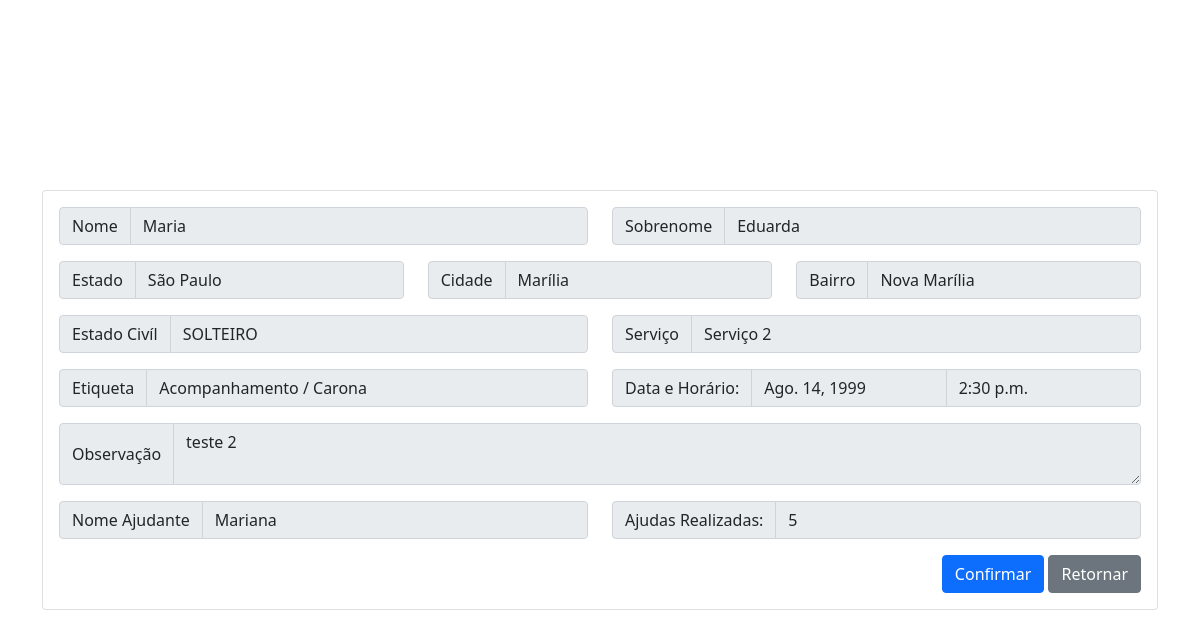
Page /confirmar/2 on the committed database.
### cadastro/models.py (models this page shows, shortened)
class Account(AbstractUser, PermissionsMixin):
    email = models.EmailField(verbose_name='email', max_length=60, unique=True)
    username = models.CharField(max_length=30)
    first_name = models.CharField(_('Nome'), max_length=150)
    last_name = models.CharField(_('Sobrenome'), max_length=150)
    estado = models.CharField(max_length=30, blank=True)
    cidade = models.CharField(max_length=50, blank=True)
    cep = models.CharField(verbose_name='CPF', max_length=10, blank=True)
    bairro = models.CharField(max_length=50, blank=True)
    rua = models.CharField(max_length=50, blank=True)
    numero_res = models.CharField(verbose_name='Número', max_length=6, blank=True)
    rg = models.CharField(verbose_name='RG',max_length=50, blank=True)
    cpf = models.CharField(verbose_name='CPF',max_length=50, blank=True)
    telefone = models.CharField(max_length=50, blank=True)
    estado_civil = models.CharField(max_length=10,
        choices=(
            ('', 'Estado Civíl'),
            ('CASADO', 'Casado(a)'),
            ('SOLTEIRO', 'Solteiro(a)'),
            ('DIVORCIADO', 'Divorciado(a)'),
            ('VIUVO', 'Viúvo(a)'),
            ('OUTROS', 'Outros')
        ), default=''
    )
    escolaridade = models.CharField(max_length=30, blank=True)
    sexo = models.CharField(max_length=10,
        choices=(
            ('', 'Sexo'),
            ('MASCULINO', 'Masculino'),
            ('FEMININO', 'Feminino')
        ), default=''
    )
    date_joined = models.DateTimeField(verbose_name='date joined', auto_now_add=True)
    last_login = models.DateTimeField(verbose_name='last login', auto_now=True)
    is_admin = models.BooleanField(default=False)
    is_active = models.BooleanField(default=True)
    is_staff = models.BooleanField(default=False)
    is_superuser = models.BooleanField(default=False)
    USERNAME_FIELD = 'email'
    REQUIRED_FIELDS = ['first_name', 'last_name']
    objects = MyAccountManager()

### servicos/models.py (models this page shows)
class ServicoSolicitado(models.Model):
    tags = (
        ('', 'Escolha uma Etiqueta'),
        ('1', 'Serviços da Casa'),
        ('2', 'Acompanhamento / Carona'),
        ('3', 'Compras'),
        ('4', 'Visita'),
        ('5', 'Diversos')
    )
    voluntario_id = models.ForeignKey(Voluntario, null=True, blank=True, on_delete=models.RESTRICT)
    idoso_id = models.ForeignKey(Idoso, on_delete=models.RESTRICT, blank=True)
    servsolicitado = models.CharField(verbose_name='Serviço', max_length=30)
    tagservico = models.CharField(verbose_name='Etiqueta', max_length=15, choices=tags, default='')
    data_compromisso = models.DateField(verbose_name='Data', null=False, blank=False)
    hora_compromisso = models.TimeField(verbose_name='Horário', null=False, blank=False)
    data_inicio = models.DateField(null=True, blank=True)
    data_fim = models.DateField(null=True, blank=True)
    hora_inicio = models.TimeField(null=True, blank=True)
    hora_fim = models.TimeField(null=True, blank=True)
    observacao = models.TextField(verbose_name='Observação', blank=True, null=False)
    confirmado = models.BooleanField(blank=True, null=True, default=False)

### servicos/views.py (the view)
# urls.py: path('confirmar/<int:servico_id>', views.confirmar, name='confirmar'),
def confirmar(request, servico_id):
    servico = get_object_or_404(ServicoSolicitado, pk=servico_id)
    idoso = Account.objects.filter(email=servico.idoso_id)[0]
    voluntario_fields = Account.objects.filter(email=servico.voluntario_id)[0]
    context = {
        'servico': servico,
        'user': idoso,
        'voluntario': voluntario_fields
    }
    if request.method == 'POST':
        servico.confirmado = True
        servico.save(update_fields=['confirmado'])
        return redirect('index')
    return render(request, 'confirmar.html', context)

### cadastro/models.py (called while the page is built)
    def __str__(self):
        return self.voluntario.email

    def __str__(self):
        return self.idoso.email

### servicos/templates/confirmar.html (shortened to what this page needs)
{% load static %}
<!DOCTYPE html>
<html lang="en">
<head>
    <link href="https://cdn.jsdelivr.net/npm/bootstrap@5.1.3/dist/css/bootstrap.min.css" rel="stylesheet">
</head>
<body>
    <div class="container">
            <div class="card">
                <div class="card-body">
                    <div class="row">
                        <div class="col-6">
                            <div class="input-group mb-3">
                                <span class="input-group-text" id="basic-addon1">Nome</span>
                                <input type="text" value="{{user.first_name}}" class="form-control" aria-describedby="basic-addon1" disabled>
                            </div>
                        </div>
                        <div class="col-6">
                            <div class="input-group mb-3">
                                <span class="input-group-text" id="basic-addon2">Sobrenome</span>
                                <input type="text" value="{{user.last_name}}" class="form-control" aria-describedby="basic-addon2" disabled>
                            </div>
                        </div>
                        <div class="col-4">
                            <div class="input-group mb-3">
                                <span class="input-group-text" id="basic-addon3">Estado</span>
                                <input type="text" value="{{user.estado}}" class="form-control" aria-describedby="basic-addon3" disabled>
                            </div>
                        </div>
                        <div class="col-4">
                            <div class="input-group mb-3">
                                <span class="input-group-text" id="basic-addon4">Cidade</span>
                                <input type="text" value="{{user.cidade}}" class="form-control" aria-describedby="basic-addon4" disabled>
                            </div>
                        </div>
                        <div class="col-4">
                            <div class="input-group mb-3">
                                <span class="input-group-text" id="basic-addon5">Bairro</span>
                                <input type="text" value="{{user.bairro}}" class="form-control" aria-describedby="basic-addon5" disabled>
                            </div>
                        </div>
                        <div class="col-6">
                            <div class="input-group mb-3">
                                <span class="input-group-text" id="basic-addon6">Estado Civíl</span>
                                <input type="text" value="{{user.estado_civil}}" class="form-control" aria-describedby="basic-addon6" disabled>
                            </div>
                        </div>
                        <div class="col-6">
                            <div class="input-group mb-3">
                                <span class="input-group-text" id="basic-addon7">Serviço</span>
                                <input type="text" value="{{servico.servsolicitado}}" class="form-control" aria-describedby="basic-addon7" disabled>
                            </div>
                        </div>
                        <div class="col-6">
                            <div class="input-group mb-3">
                                <span class="input-group-text" id="basic-addon8">Etiqueta</span>
                                <input type="text" value="{{servico.get_tagservico_display}}" class="form-control" aria-describedby="basic-addon8" disabled>
                            </div>
                        </div>
                        <div class="col-sm">
                            <div class="input-group">
                              <span class="input-group-text">Data e Horário:</span>
                              <input type="text" aria-label="Data" value="{{servico.data_compromisso|date:'DATE_FORMAT'}}" class="form-control" disabled>
                              <input type="text" aria-label="Horario" value="{{servico.hora_compromisso|time:'TIME_FORMAT'}}" class="form-control" disabled>
                            </div>
                        </div>
                        <div class="col-12">
                            <div class="input-group mb-3">
                                <span class="input-group-text">Observação</span>
                                <textarea class="form-control" aria-label="Descricao" disabled>{{servico.observacao}}</textarea>
                            </div>
                        </div>
                        <div class="col-6">
                            <div class="input-group mb-3">
                                <span class="input-group-text" id="basic-addon8">Nome Ajudante</span>
                                <input type="text" value="{{voluntario.first_name}}" class="form-control" aria-describedby="basic-addon8" disabled>
                            </div>
                        </div>
                        <div class="col-6">
                            <div class="input-group">
                                <span class="input-group-text">Ajudas Realizadas:</span>
                                <input type="text" class="form-control" value="5" aria-label="Descricao" disabled>
                            </div>
                        </div>
                        <div class="col text-end">
                            <a href="" type="button" class="btn btn-primary" data-bs-toggle="modal" data-bs-target="#exampleModal"> Confirmar </a>
                            <a href="{% url 'index' %}" type="button" class="btn btn-secondary"> Retornar </a>
                        </div>
                    </div>
                </div>
            </div>
        </div>
</body>
</html>

### servicos/templates/confirmar.html (style rules this page uses)
html, body { height: 100%; }
.container { height: 100%; display: flex; justify-content: center; align-items: center; }

### rows in the picture
Account: first_name "Maria", last_name "Eduarda", estado "São Paulo", cidade "Marília", bairro "Nova Marília", estado_civil "SOLTEIRO"
ServicoSolicitado: servsolicitado "Serviço 2", tagservico "Acompanhamento / Carona", data_compromisso "Ago. 14, 1999", hora_compromisso "2:30 p.m.", observacao "teste 2"
Account: first_name "Mariana"
